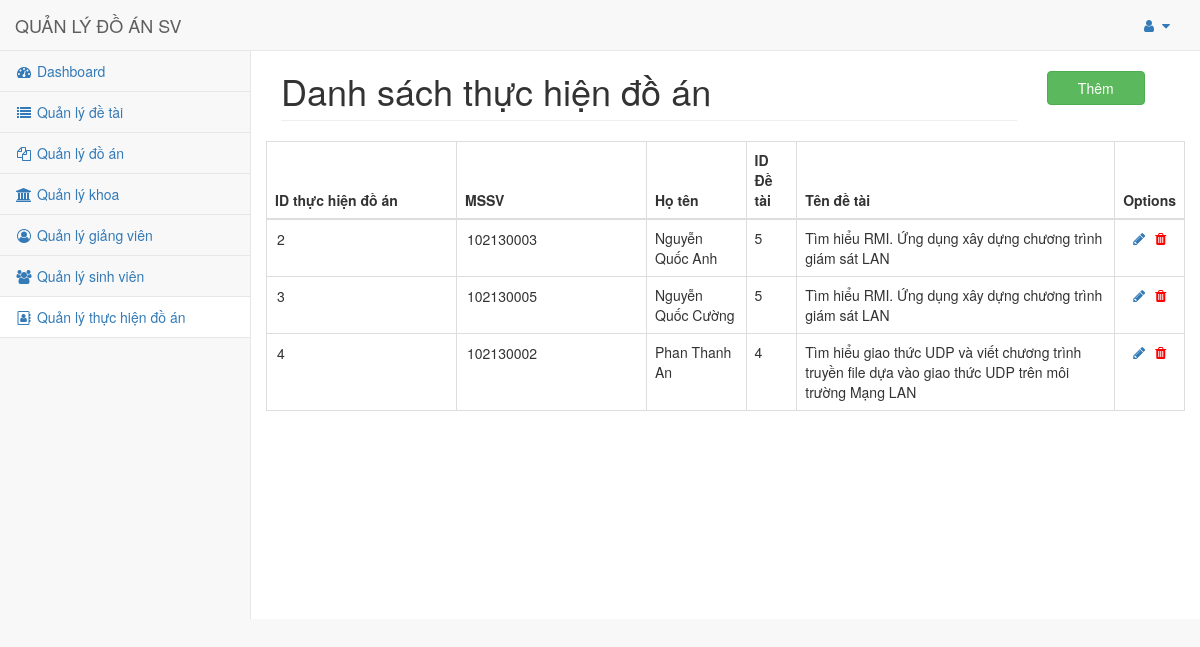
Screenshot of /admin/views/dsthda.php (signed in) with the database file from the repository.
### tables this page shows
CREATE TABLE `thuchiendoan` (
  `idthda` int(11) NOT NULL,
  `mssv` varchar(100) NOT NULL,
  `iddetai` int(11) NOT NULL
);

CREATE TABLE `sinhvien` (
  `mssv` varchar(10) NOT NULL,
  `idsv` int(11) NOT NULL,
  `hoten` varchar(50) NOT NULL,
  `gioitinh` tinyint(1) NOT NULL,
  `ngaysinh` date NOT NULL,
  `email` varchar(50) NOT NULL,
  `sdt` varchar(11) NOT NULL,
  `lop` varchar(10) NOT NULL
);

CREATE TABLE `detai` (
  `iddetai` int(11) NOT NULL,
  `tendetai` varchar(500) NOT NULL,
  `iddoan` int(11) NOT NULL
);

### admin/controllers/get_list_thda.php (called while the page is built)
<?php
require_once("../models/query.php");
$result = get_list_thda();
$arr = array();
while ($row = mysqli_fetch_assoc($result)){
            $arr[] = $row;
        }
 ?>

### admin/models/query.php (called while the page is built, shortened)
<?php
require_once("connection.php");
  function get_list_thda(){
    global $conn;
    $sql = "SELECT thuchiendoan.idthda,thuchiendoan.mssv,sinhvien.hoten,thuchiendoan.iddetai,detai.tendetai FROM thuchiendoan,sinhvien,detai WHERE thuchiendoan.mssv=sinhvien.mssv AND thuchiendoan.iddetai=detai.iddetai";
    $result = mysqli_query($conn,$sql);
    return $result;
  }
 ?>

### admin/views/dsthda.php (the view, shortened to what this page needs)
<!DOCTYPE html>
<html>
  <head>
  </head>
  <body>
    <?php
    include 'share-layout.php';
    include '../controllers/get_list_thda.php'
    ?>
    <div id="page-wrapper">
      <div class="row">
        <div class="col-lg-10">
          <h1 class="page-header">Danh sách thực hiện đồ án</h1>
        </div>
        <div class="col-md-2">
          <button type="button" style="margin-top:20px;" class="btn btn-success my-button" onclick="window.location='themthda.php'">Thêm</button>
        </div>
      </div>
      <div class="row">
        <table class="table table-bordered my-table">
        <thead>
          <tr>
            <th>ID thực hiện đồ án</th>
            <th>MSSV</th>
            <th>Họ tên</th>
            <th>ID Đề tài</th>
            <th>Tên đề tài</th>
            <th>Options</th>
          </tr>
        </thead>
          <tbody>
            <?php $i=1; foreach ($arr as $item) {?>
            <form <?php echo "id="."form_".$i;?> method="get">
              <tr>
                <td><?php echo "<input readonly type='text' style='border:none;background:none;' name='idthda' value='".$item['idthda']."'>"; ?></td>
                <td><?php echo "<input readonly type='text' style='border:none;background:none;' name='mssv' value='".$item['mssv']."'>"; ?></td>
                <td><?php echo $item['hoten']; ?></td>
                <td><?php echo $item['iddetai']; ?></td>
                <td><?php echo $item['tendetai'];$i++; ?></td>
                <?php  echo "<td><a href=\"suathda.php?idthda=$item[idthda]&mssv=$item[mssv]\"><i style='margin-left:10px;' class='fa fa-pencil' aria-hidden='true'></i></a><a href=\"../controllers/delete_thda.php?idthda=$item[idthda]\" onClick=\"return confirm('Are you sure you want to delete?')\"><i style='margin-left:10px;color:red;' class='fa fa-trash' aria-hidden='true'></i></a></td>"; ?>
              </tr>
            </form>
          <?php } ?>
          </tbody>
        </table>
      </div>
    </div>
  </body>
</html>

### public/css/style.css (style rules this page uses)
.page-header { margin-top: 20px !important; }
.my-button { padding-left: 30px; padding-right: 30px; }

### rows the page displays
thuchiendoan: idthda "2", mssv "102130003", mssv.hoten "Nguyễn Quốc Anh", iddetai "5", iddetai.tendetai "Tìm hiểu RMI. Ứng dụng xây dựng chương trình giám sát LAN"
thuchiendoan: idthda "3", mssv "102130005", mssv.hoten "Nguyễn Quốc Cường", iddetai "5", iddetai.tendetai "Tìm hiểu RMI. Ứng dụng xây dựng chương trình giám sát LAN"
thuchiendoan: idthda "4", mssv "102130002", mssv.hoten "Phan Thanh An", iddetai "4", iddetai.tendetai "Tìm hiểu giao thức UDP và viết chương trình truyền file dựa vào giao thức UDP trên môi trường Mạng LAN"
